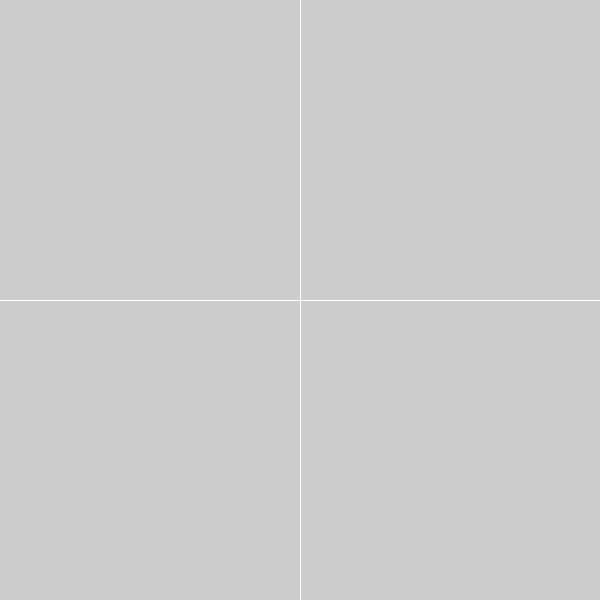
Frame 1 (no input)
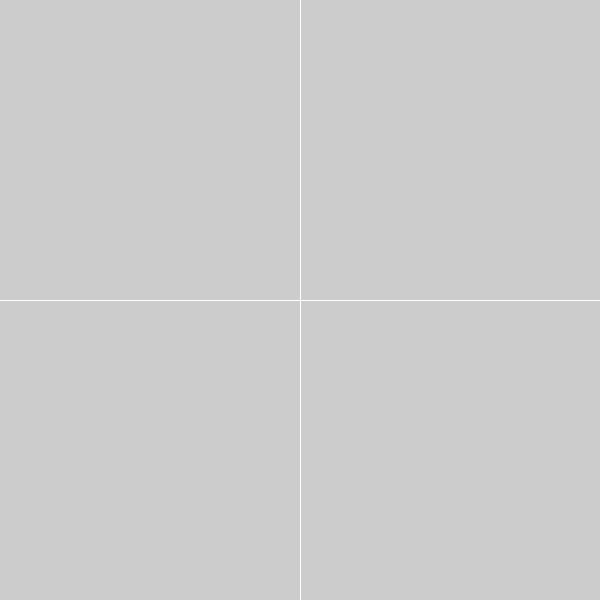
Frame 60 (the mouse pressed at the canvas centre just before this capture)
Frame 120 (the mouse held since frame 60 and released just before this capture): identical to frame 60, image omitted

The Processing sketch that drew these frames (run headless with seeded random() and noise(); from frame 60 on, the mouse is pressed at the canvas centre):

// Processing sketch: ConditionalsQuads
// ── ConditionalsQuads.pde

void setup() {
  size(600, 600);
}

void draw() {
  stroke(255);
  line(width/2, 0, width/2, height);
  line(0, height/2, width, height/2);
}
